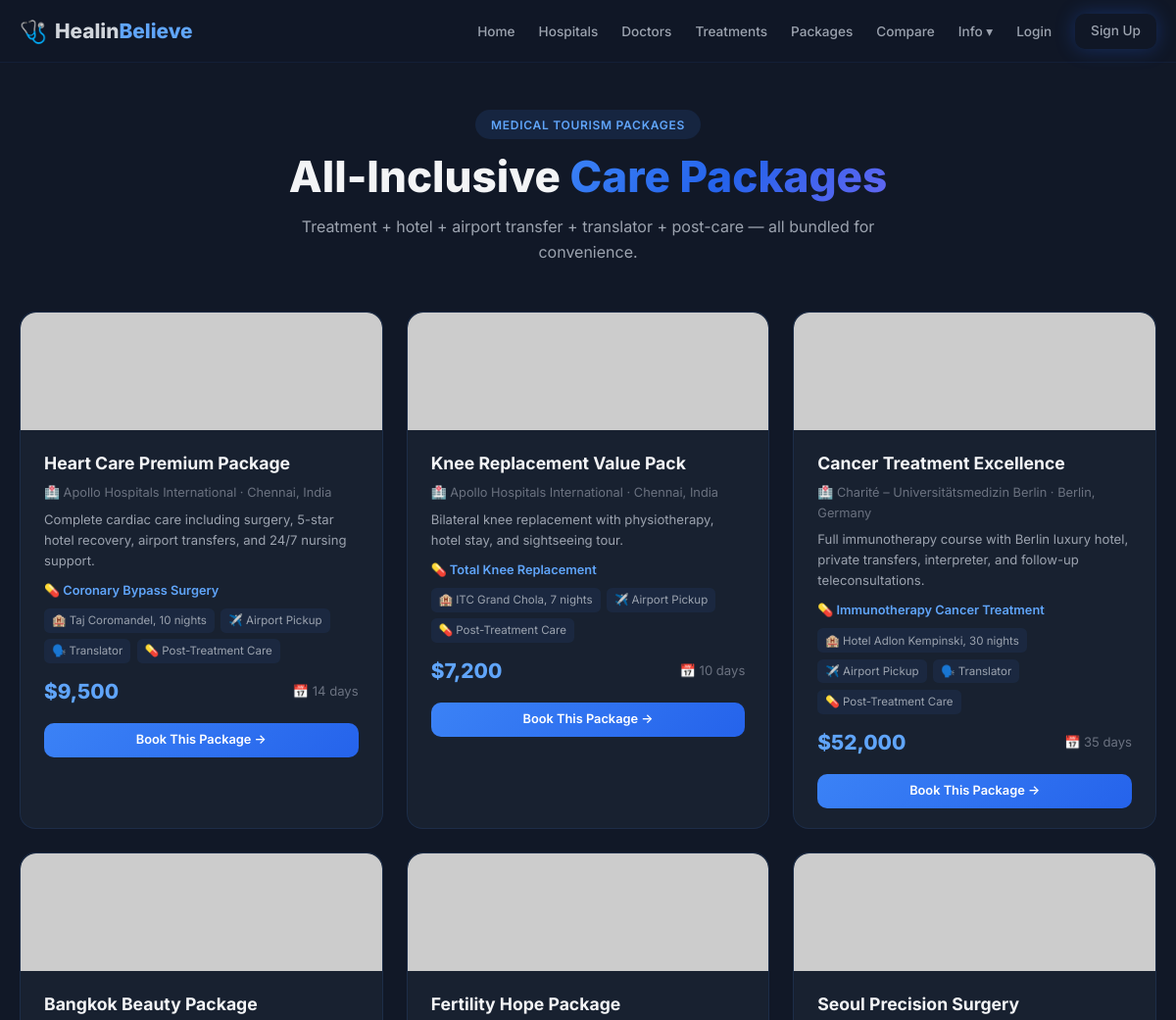
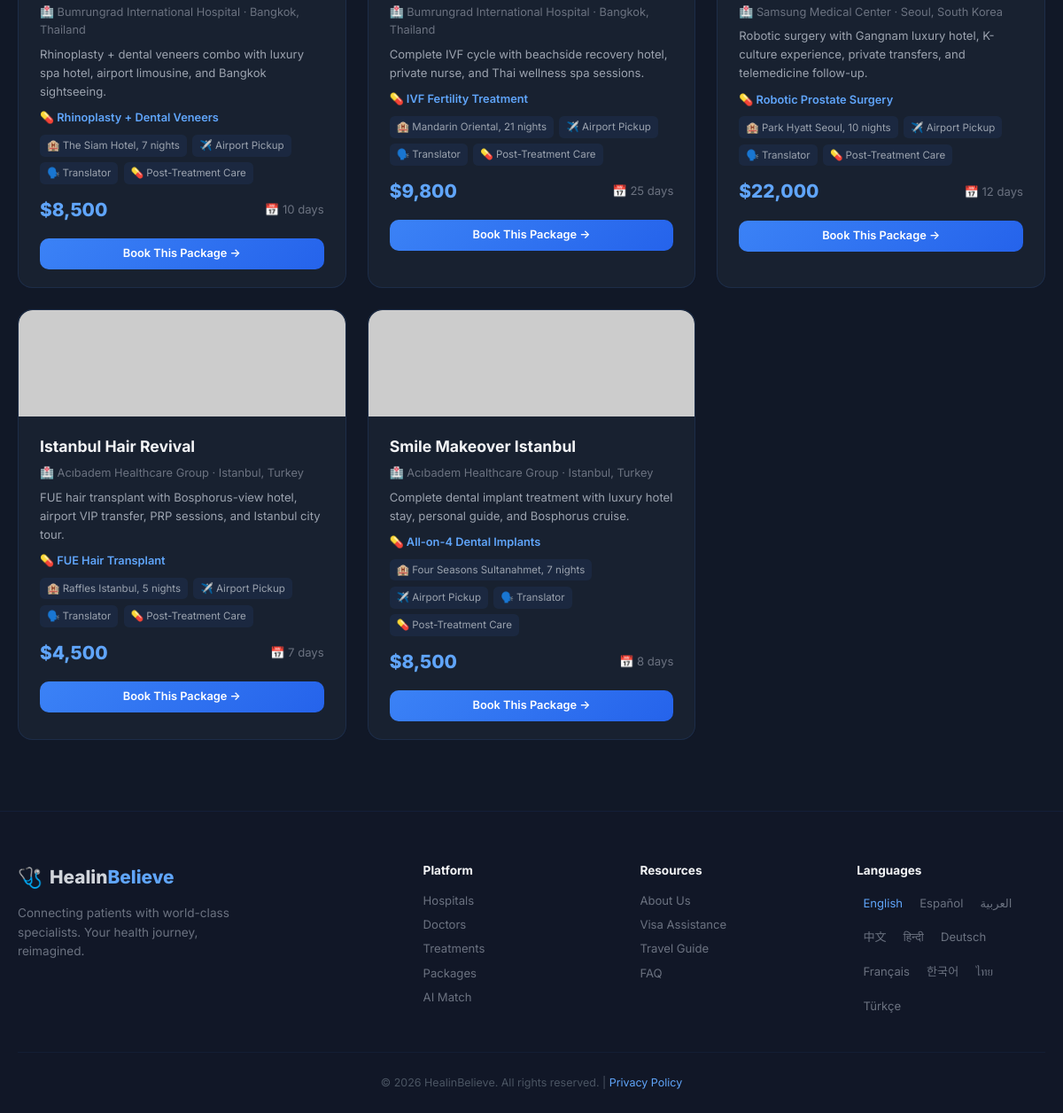
Page /packages on the committed database (2 pictures, top to bottom).
### models.py (models this page shows)
class Package(db.Model):
    id = db.Column(db.Integer, primary_key=True)
    hospital_id = db.Column(db.Integer, db.ForeignKey('hospital.id'), nullable=False)
    name = db.Column(db.String(150), nullable=False)
    description = db.Column(db.Text)
    treatment_name = db.Column(db.String(150))
    includes_hotel = db.Column(db.Boolean, default=False)
    includes_airport_pickup = db.Column(db.Boolean, default=False)
    includes_translator = db.Column(db.Boolean, default=False)
    includes_post_care = db.Column(db.Boolean, default=False)
    hotel_details = db.Column(db.String(256))
    price = db.Column(db.Float, default=0)
    duration_days = db.Column(db.Integer, default=7)
    image = db.Column(db.String(256))
    is_active = db.Column(db.Boolean, default=True)
    created_at = db.Column(db.DateTime, default=datetime.utcnow)

class Hospital(db.Model):
    id = db.Column(db.Integer, primary_key=True)
    user_id = db.Column(db.Integer, db.ForeignKey('user.id'))
    name = db.Column(db.String(150), nullable=False)
    description = db.Column(db.Text)
    country = db.Column(db.String(60), nullable=False)
    city = db.Column(db.String(80), nullable=False)
    address = db.Column(db.String(256))
    phone = db.Column(db.String(30))
    email = db.Column(db.String(120))
    website = db.Column(db.String(200))
    image = db.Column(db.String(256))
    rating = db.Column(db.Float, default=0.0)
    review_count = db.Column(db.Integer, default=0)
    specialties = db.Column(db.Text)  # JSON string
    accreditations = db.Column(db.Text)  # JSON string
    is_approved = db.Column(db.Boolean, default=False)
    created_at = db.Column(db.DateTime, default=datetime.utcnow)
    user = db.relationship('User', backref=db.backref('hospital_profile', cascade='all, delete-orphan'))
    doctors = db.relationship('Doctor', backref='hospital', lazy=True, cascade='all, delete-orphan')
    treatments = db.relationship('Treatment', backref='hospital', lazy=True, cascade='all, delete-orphan')
    packages = db.relationship('Package', backref='hospital', lazy=True, cascade='all, delete-orphan')
    appointments = db.relationship('Appointment', backref='hospital', lazy=True, cascade='all, delete-orphan')

### app.py (the view)
@app.route('/packages')
def package_list():
    packages = Package.query.filter_by(is_active=True).all()
    return render_template('packages.html', packages=packages)

### app.py (called while the page is built)
@app.context_processor
def inject_globals():
    return {
        'current_year': datetime.utcnow().year,
        'languages': {'en': 'English', 'es': 'Español', 'ar': 'العربية', 'zh': '中文', 'hi': 'हिन्दी', 'de': 'Deutsch', 'fr': 'Français', 'ko': '한국어', 'th': 'ไทย', 'tr': 'Türkçe'},
    }

### templates/packages.html (shortened to what this page needs)
{% extends "base.html" %}
{% block content %}
<section class="section page-section">
    <div class="container">
        <div class="section-header">
            <span class="section-badge">Medical Tourism Packages</span>
            <h1>All-Inclusive <span class="gradient-text">Care Packages</span></h1>
            <p class="section-subtitle">Treatment + hotel + airport transfer + translator + post-care — all bundled for convenience.</p>
        </div>
        <div class="card-grid">
            {% for p in packages %}
            <div class="pkg-card glass-card">
                <div class="pkg-header"><img src="{{ p.image }}" alt="{{ p.name }}" class="pkg-img"></div>
                <div class="pkg-body">
                    <h3>{{ p.name }}</h3>
                    <p class="pkg-hospital">🏥 {{ p.hospital.name }} · {{ p.hospital.city }}, {{ p.hospital.country }}</p>
                    <p class="pkg-desc">{{ p.description }}</p>
                    <p class="pkg-treatment">💊 {{ p.treatment_name }}</p>
                    <div class="pkg-includes">
                        {% if p.includes_hotel %}<span class="inc">🏨 {{ p.hotel_details }}</span>{% endif %}
                        {% if p.includes_airport_pickup %}<span class="inc">✈️ Airport Pickup</span>{% endif %}
                        {% if p.includes_translator %}<span class="inc">🗣️ Translator</span>{% endif %}
                        {% if p.includes_post_care %}<span class="inc">💊 Post-Treatment Care</span>{% endif %}
                    </div>
                    <div class="pkg-footer">
                        <span class="pkg-price">${{ "{:,.0f}".format(p.price) }}</span>
                        <span class="pkg-dur">📅 {{ p.duration_days }} days</span>
                    </div>
                    <a href="/hospital/{{ p.hospital_id }}" class="btn btn-primary btn-sm btn-block" style="margin-top:1rem">Book This Package →</a>
                </div>
            </div>
            {% endfor %}
        </div>
    </div>
</section>
{% endblock %}

### static/css/style.css (style rules this page uses)
*,*::before,*::after { box-sizing:border-box;margin:0;padding:0 }
html { scroll-behavior:smooth }
body { font-family:'Inter',system-ui,-apple-system,sans-serif;color:#d1d5db;background:#111827;line-height:1.6;overflow-x:hidden }
a { color:inherit;text-decoration:none }
img { max-width:100%;display:block }
.container { width:100%;max-width:1200px;margin:0 auto;padding:0 1.25rem }
.gradient-text { background:linear-gradient(135deg,#3b82f6,#2563eb,#6366f1);-webkit-background-clip:text;-webkit-text-fill-color:transparent;background-clip:text }
.glass-card { background:rgba(31,41,55,.6);border:1px solid rgba(59,130,246,.12);border-radius:1rem;backdrop-filter:blur(16px);-webkit-backdrop-filter:blur(16px);transition:transform .3s ease,box-shadow .3s ease,border-color .3s ease }
.section { padding:5rem 0 }
.page-section { padding-top:7rem }
.section-header { text-align:center;margin-bottom:3rem }
.section-badge { display:inline-block;padding:.35rem 1rem;border-radius:999px;font-size:.75rem;font-weight:600;letter-spacing:.06em;text-transform:uppercase;background:rgba(59,130,246,.12);color:#60a5fa;margin-bottom:.75rem }
.section-header h1,.section-header h2 { font-size:clamp(1.75rem,4vw,2.75rem);font-weight:800;line-height:1.2;color:#f3f4f6 }
.section-subtitle { color:#9ca3af;max-width:600px;margin:.75rem auto 0 }
.btn { display:inline-flex;align-items:center;justify-content:center;gap:.5rem;padding:.65rem 1.5rem;border-radius:.625rem;font-weight:600;font-size:.9rem;border:none;transition:all .25s ease;position:relative }
.btn-primary { background:linear-gradient(135deg,#3b82f6,#2563eb);color:#fff }
.btn-sm { padding:.45rem 1rem;font-size:.8rem }
.btn-block { width:100% }
.card-grid { display:grid;grid-template-columns:repeat(auto-fill,minmax(340px,1fr));gap:1.5rem }
.pkg-card { overflow:hidden }
.pkg-header { position:relative }
.pkg-img { width:100%;height:120px;object-fit:cover;border-radius:1rem 1rem 0 0 }
.pkg-body { padding:1.25rem 1.5rem }
.pkg-body h3 { font-size:1.1rem;font-weight:700;color:#f3f4f6;margin-bottom:.35rem }
.pkg-hospital { font-size:.8rem;color:#6b7280;margin-bottom:.4rem }
.pkg-desc { font-size:.82rem;color:#9ca3af;margin-bottom:.6rem }
.pkg-treatment { font-size:.8rem;color:#60a5fa;font-weight:600;margin-bottom:.5rem }
.pkg-includes { display:flex;flex-wrap:wrap;gap:.4rem;margin-bottom:.75rem }
.inc { display:inline-block;padding:.2rem .5rem;border-radius:.35rem;font-size:.72rem;background:rgba(59,130,246,.08);color:#9ca3af }
.pkg-footer { display:flex;justify-content:space-between;align-items:center }
.pkg-price { font-size:1.3rem;font-weight:800;color:#60a5fa }
.pkg-dur { font-size:.82rem;color:#6b7280 }

### rows in the picture
Package: name "Heart Care Premium Package", hospital.name "Apollo Hospitals International", hospital.city "Chennai", hospital.country "India", description "Complete cardiac care including surgery, 5-star hotel recovery, airport transfers, and 24/7 nursing support.", treatment_name "Coronary Bypass Surgery", hotel_details "Taj Coromandel, 10 nights", includes_airport_pickup "✈️ Airport Pickup", includes_translator "🗣️ Translator", includes_post_care "💊 Post-Treatment Care", price "9,500", duration_days "14"
Package: name "Knee Replacement Value Pack", hospital.name "Apollo Hospitals International", hospital.city "Chennai", hospital.country "India", description "Bilateral knee replacement with physiotherapy, hotel stay, and sightseeing tour.", treatment_name "Total Knee Replacement", hotel_details "ITC Grand Chola, 7 nights", includes_airport_pickup "✈️ Airport Pickup", includes_post_care "💊 Post-Treatment Care", price "7,200", duration_days "10"
Package: name "Cancer Treatment Excellence", hospital.name "Charité – Universitätsmedizin Berlin", hospital.city "Berlin", hospital.country "Germany", description "Full immunotherapy course with Berlin luxury hotel, private transfers, interpreter, and follow-up teleconsultations.", treatment_name "Immunotherapy Cancer Treatment", hotel_details "Hotel Adlon Kempinski, 30 nights", includes_airport_pickup "✈️ Airport Pickup", includes_translator "🗣️ Translator", includes_post_care "💊 Post-Treatment Care", price "52,000", duration_days "35"
Package: name "Bangkok Beauty Package", hospital.name "Bumrungrad International Hospital", hospital.city "Bangkok", hospital.country "Thailand", description "Rhinoplasty + dental veneers combo with luxury spa hotel, airport limousine, and Bangkok sightseeing.", treatment_name "Rhinoplasty + Dental Veneers", hotel_details "The Siam Hotel, 7 nights", includes_airport_pickup "✈️ Airport Pickup", includes_translator "🗣️ Translator", includes_post_care "💊 Post-Treatment Care", price "8,500", duration_days "10"
Package: name "Fertility Hope Package", hospital.name "Bumrungrad International Hospital", hospital.city "Bangkok", hospital.country "Thailand", description "Complete IVF cycle with beachside recovery hotel, private nurse, and Thai wellness spa sessions.", treatment_name "IVF Fertility Treatment", hotel_details "Mandarin Oriental, 21 nights", includes_airport_pickup "✈️ Airport Pickup", includes_translator "🗣️ Translator", includes_post_care "💊 Post-Treatment Care", price "9,800", duration_days "25"
Package: name "Seoul Precision Surgery", hospital.name "Samsung Medical Center", hospital.city "Seoul", hospital.country "South Korea", description "Robotic surgery with Gangnam luxury hotel, K-culture experience, private transfers, and telemedicine follow-up.", treatment_name "Robotic Prostate Surgery", hotel_details "Park Hyatt Seoul, 10 nights", includes_airport_pickup "✈️ Airport Pickup", includes_translator "🗣️ Translator", includes_post_care "💊 Post-Treatment Care", price "22,000", duration_days "12"
Package: name "Istanbul Hair Revival", hospital.name "Acıbadem Healthcare Group", hospital.city "Istanbul", hospital.country "Turkey", description "FUE hair transplant with Bosphorus-view hotel, airport VIP transfer, PRP sessions, and Istanbul city tour.", treatment_name "FUE Hair Transplant", hotel_details "Raffles Istanbul, 5 nights", includes_airport_pickup "✈️ Airport Pickup", includes_translator "🗣️ Translator", includes_post_care "💊 Post-Treatment Care", price "4,500", duration_days "7"
Package: name "Smile Makeover Istanbul", hospital.name "Acıbadem Healthcare Group", hospital.city "Istanbul", hospital.country "Turkey", description "Complete dental implant treatment with luxury hotel stay, personal guide, and Bosphorus cruise.", treatment_name "All-on-4 Dental Implants", hotel_details "Four Seasons Sultanahmet, 7 nights", includes_airport_pickup "✈️ Airport Pickup", includes_translator "🗣️ Translator", includes_post_care "💊 Post-Treatment Care", price "8,500", duration_days "8"

### other values in the picture
{{ name }} "English" "Español" "العربية" "中文" "हिन्दी" "Deutsch" "Français" "한국어" "ไทย" "Türkçe"
